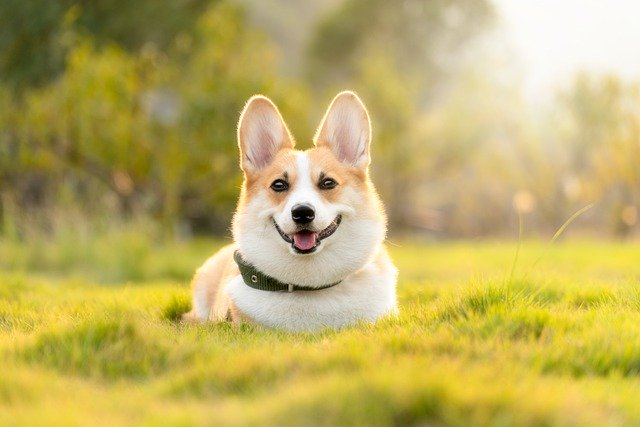
#> input picture 3.Image_Cropping/dog.jpg, 640 x 427 px
$ python main.py
#> lines starting #> are read from the running program, lines starting #| are printed output that depends on the picture
from PIL import Image

original_image = Image.open('dog.jpg')
#> original_image is the input picture: PIL image 640x427 RGB; mean R, G, B 190, 173.6, 98.3

original_image.crop((200, 75, 400, 400)).save("dog_cropped.jpg", quality=95)
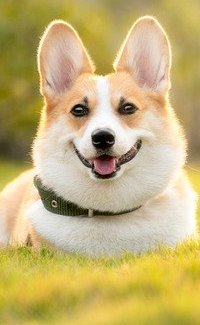
#> saved as dog_cropped.jpg: PIL image 200x325 RGB; mean R, G, B 196.2, 177.6, 118.8
